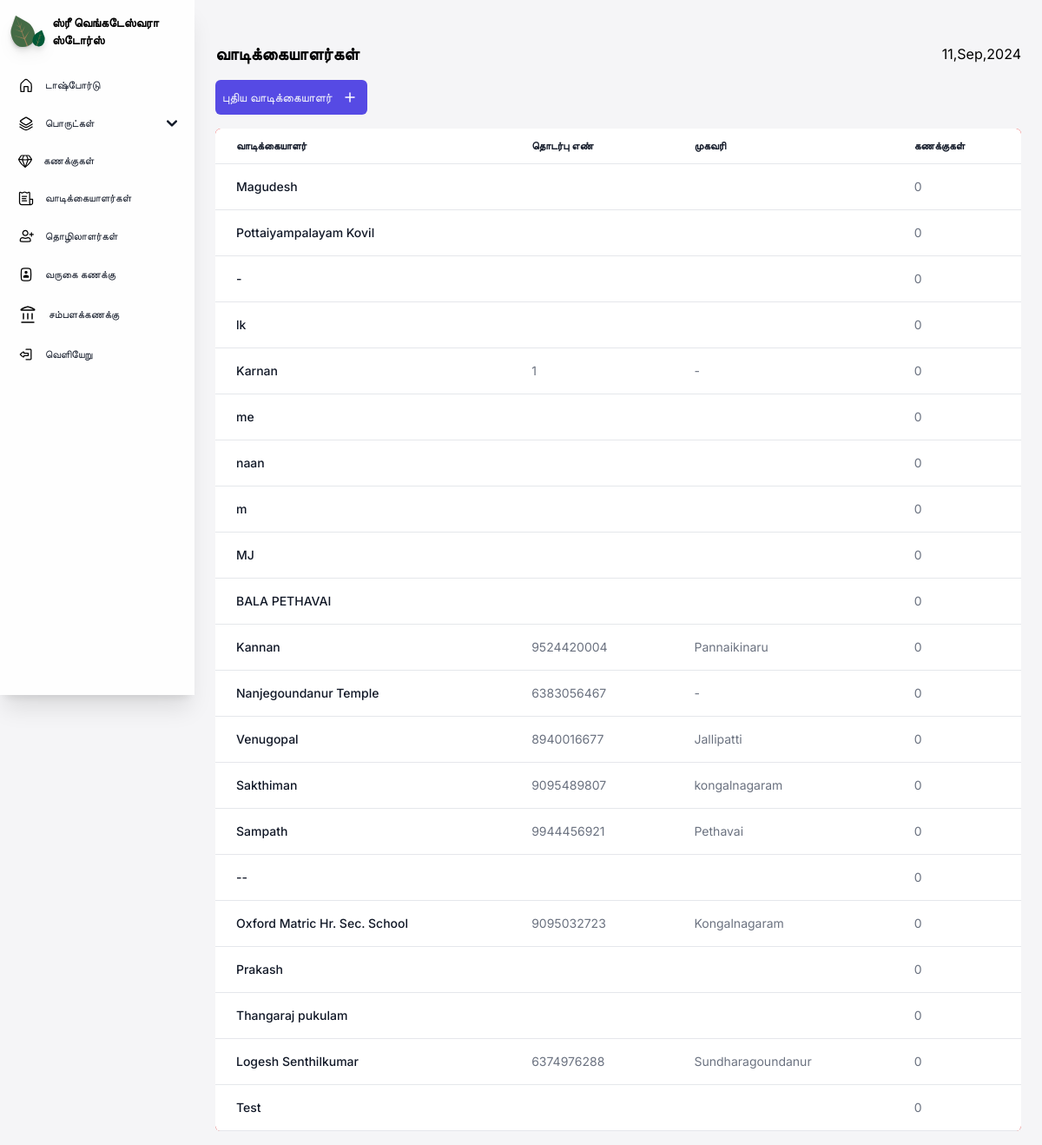
/clientbook/, run on the app's committed database.
### core/models.py (models this page shows, shortened)
class client(models.Model):
    clientname = models.CharField(max_length=50)
    contactnumber = models.CharField(max_length=20, blank=True)
    address = models.TextField(blank=True)
    def billcount(self):
        return bill.objects.filter(client=self.pk,billstatus=False).count()

### core/views.py (the view)
# urls.py: path('clientbook/', cvs.clientbook),
def clientbook(request):
    clients = client.objects.all()
    context = {'clients': clients}
    return render(request, "core/clientbook.html", context)

### core/templates/core/clientbook.html (shortened to what this page needs)
{% load static %}
{% load static tailwind_tags%}
<!DOCTYPE html>
<html lang="en">
<head>
    <link href="https://cdnjs.cloudflare.com/ajax/libs/flowbite/2.3.0/flowbite.min.css" rel="stylesheet" />
    {% tailwind_css %}
</head>
<body class="font-inter bg-[#F5F5F7] max-w-full h-[100%]">
<section class="sm:ml-56 px-6 pb-4 max-w-full min-h-[100%]">
    <div class="relative">
    {% include 'core/navigation.html' %}
    </div>
    <div class="flex justify-between w-full items-center sm:mt-12 mt-6">
        <div>
            <p class="font-inter font-semibold text-xl">வாடிக்கையாளர்கள்</p>
        </div>
        <div class="items-center gap-4 hidden sm:flex">
            <p class="date">21,April,2024</p>
        </div>
    </div>
    <main class="mt-4 min-w-full h-full">
    <div class="flex justify-between mt-2 items-center gap-2 flex-wrap">
    <div class="flex gap-2">
        <a href="/addclient">
        <button class="px-2 py-2 bg-[#564AE4] flex items-center rounded-md gap-2 text-slate-50 text-sm">
            புதிய வாடிக்கையாளர்
            <img src="{% static  'images/Plus.svg' %}" alt="plus">
        </button>
        </a>
    </div>
    </div>
        <div class="relative max-w-[100%] min-h-full overflow-x-scroll mt-4 rounded-md bg-red-500">
            <table class="text-sm text-left min-h-full text-gray-500 bg-white dark:text-gray-400 rounded-md shadow-md overflow-x-auto w-full">
                <thead class="border-b text-xs text-gray-900 uppercase dark:text-gray-400">
                    <tr>
                        <th scope="col" class="px-6 py-3">
                            வாடிக்கையாளர்
                        </th>
                        <th scope="col" class="px-6 py-3">
                            தொடர்பு எண்
                        </th>
                        <th scope="col" class="px-6 py-3">
                            முகவரி
                        </th>
                        <th scope="col" class="px-6 py-3">
                            கணக்குகள்
                        </th>
                    </tr>
                </thead>
                <tbody>
                    {% for i in clients %}
                    <tr class="border-b">
                        <th scope="row" class="px-6 py-4 font-medium text-gray-900 whitespace-nowrap">
                            <a href="{% url 'editcustomer' i.id%}" class="hover:underline">
                            {{i.clientname}}
                            </a>
                        </th>
                        <td class="px-6 py-4">
                            {{i.contactnumber}}
                        </td>
                        <td class="px-6 py-4">
                            {{i.address}}
                        </td>
                        <td class="px-6 py-4">
                            {{i.billcount}}
                        </td>
                        {% endfor %}
                    </tr>
                </tbody>
            </table>
        </div>
    </main>
</section>
</body>
</html>

### data on the page
client: clientname "Magudesh", billcount "0"
client: clientname "Pottaiyampalayam Kovil", billcount "0"
client: clientname "-", billcount "0"
client: clientname "lk", billcount "0"
client: clientname "Karnan", contactnumber "1", address "-", billcount "0"
client: clientname "me", billcount "0"
client: clientname "naan", billcount "0"
client: clientname "m", billcount "0"
client: clientname "MJ", billcount "0"
client: clientname "BALA PETHAVAI", billcount "0"
client: clientname "Kannan", contactnumber "9524420004", address "Pannaikinaru", billcount "0"
client: clientname "Nanjegoundanur Temple", contactnumber "6383056467", address "-", billcount "0"
client: clientname "Venugopal", contactnumber "8940016677", address "Jallipatti", billcount "0"
client: clientname "Sakthiman", contactnumber "9095489807", address "kongalnagaram", billcount "0"
client: clientname "Sampath", contactnumber "9944456921", address "Pethavai", billcount "0"
client: clientname "--", billcount "0"
client: clientname "Oxford Matric Hr. Sec. School", contactnumber "9095032723", address "Kongalnagaram", billcount "0"
client: clientname "Prakash", billcount "0"
client: clientname "Thangaraj pukulam", billcount "0"
client: clientname "Logesh Senthilkumar", contactnumber "6374976288", address "Sundharagoundanur", billcount "0"
client: clientname "Test", billcount "0"
